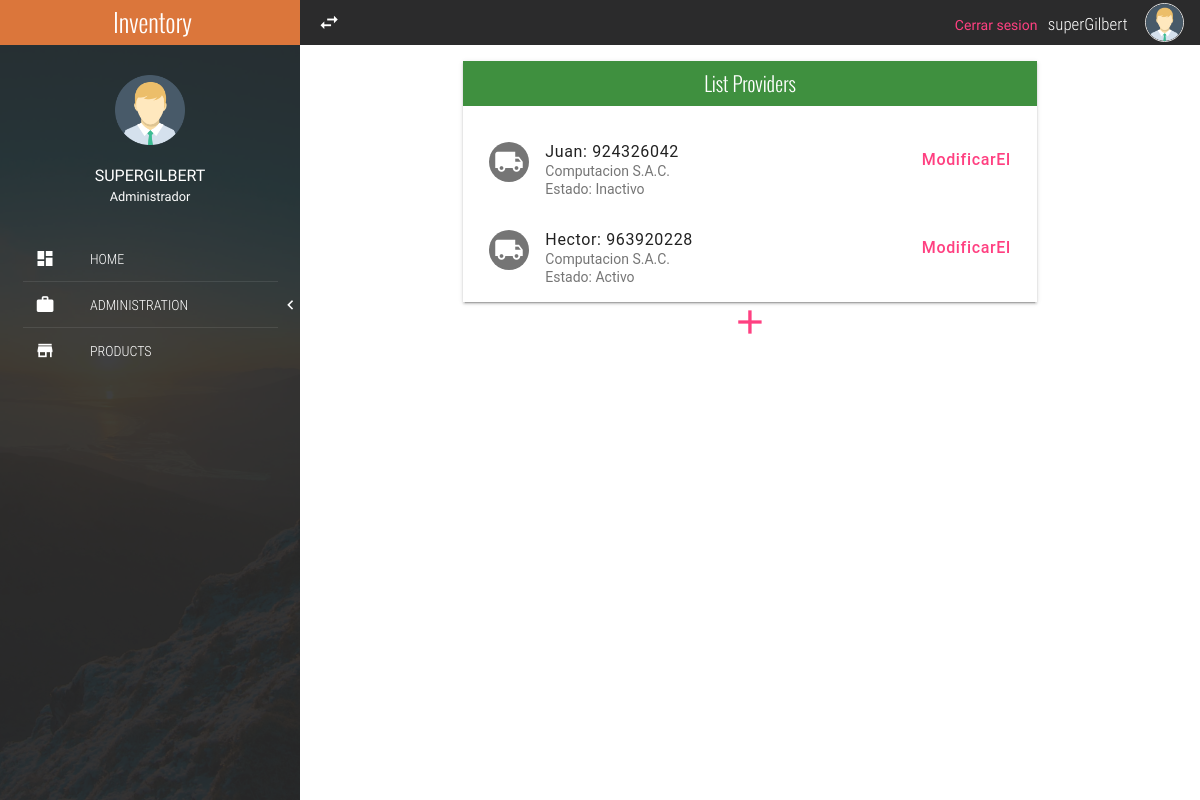
/provider/ (signed in), run on an earlier commit of the app's database.
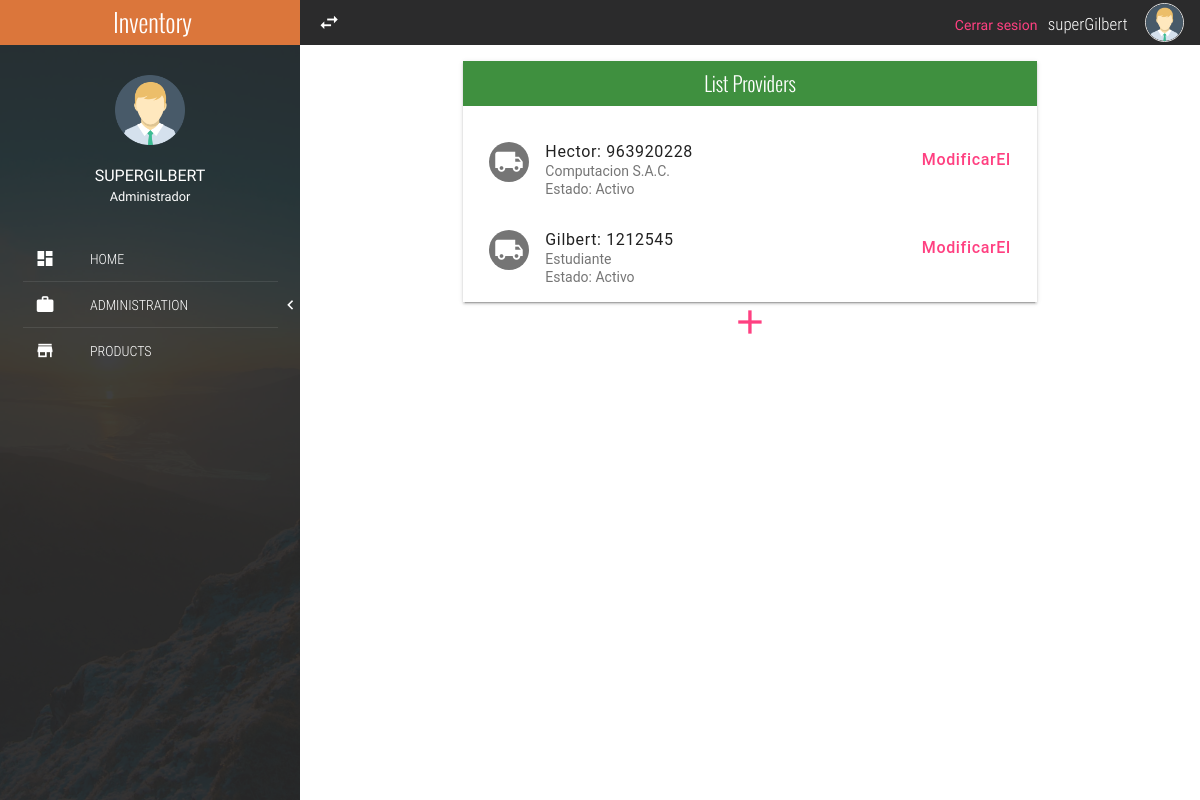
And on a later commit of the database.
### provider/models.py (models this page shows, shortened)
class Provider(models.Model):
	provider_status = [
		(1,"Activo"),
		(2,"Inactivo"),
	]
	ruc = models.IntegerField()
	razonSocial = models.CharField(max_length = 100)
	persona = models.CharField(max_length = 100)
	direccion = models.CharField(max_length = 200)
	email = models.EmailField(max_length = 254)
	telefono = models.IntegerField()
	estado =  models.IntegerField(
		null=False, blank=False,
		choices=provider_status,
		default=1,
	)

### provider/views.py (the view)
# urls.py: path('provider/', providers, name='provider'),
def providers (request):
	context = {
		'provs' : Provider.objects.all(),
	}
	return render(request, 'provider/proveedores.html',context)

### provider/templates/provider/proveedores.html
{% extends 'index.html' %}
{% block content %}
		<div class="a">
			<div class="mdl-tabs__panel">
				<div class="mdl-grid">
					<div class="mdl-cell mdl-cell--4-col-phone mdl-cell--8-col-tablet mdl-cell--8-col-desktop mdl-cell--2-offset-desktop">
						<div class="full-width panel mdl-shadow--2dp">
							<div class="full-width panel-tittle bg-success text-center tittles">
								List Providers
							</div>
							<div class="full-width panel-content">
								{% for prov in provs %}
									<div class="mdl-list">
									<div class="mdl-list__item mdl-list__item--two-line">
										<span class="mdl-list__item-primary-content">
											<i class="zmdi zmdi-truck mdl-list__item-avatar"></i>
											<span>
												{{prov.persona}}:
												{{prov.telefono}}
											</span>
											<span class="mdl-list__item-sub-title">
												{{prov.razonSocial}}
											</span>
											<p class="mdl-list__item-sub-title">
												{% if prov.estado == 1 %}
													Estado: Activo
												{% else %}
													Estado: Inactivo
												{% endif %}
											</p>
										</span>
										<a class="mdl-list__item-secondary-action" href="{% url 'modificarProveedor' prov.id %}">Modificar</a>
										<a class="mdl-list__item-secondary-action" href="{% url 'eliminarProveedor' prov.id %}"> El</a>
									</div>
								</div>
								{% endfor %}
							</div>
						</div>
						<p class="text-center">
							<a href="{% url 'crearProveedor' %}"
								style="font-size: 40px;"
							>
							<i class="zmdi zmdi-plus"></i></a>
						</p>
					</div>
				</div>
			</div>
		</div>
{% endblock %}

What changed in the data, as far as the page shows it:
removed Provider: persona "Juan", telefono "924326042", razonSocial "Computacion S.A.C.", estado "Estado: Inactivo"
added Provider: persona "Gilbert", telefono "1212545", razonSocial "Estudiante", estado "Estado: Activo"
